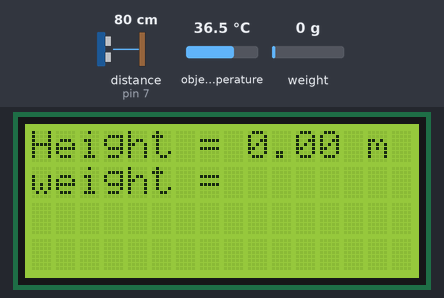
Recording of a sketch running on a simulated Arduino Uno, built with avr-gcc and run on an emulated ATmega328P. On the bench: 16×4 character LCD. The inputs (shaded band) are chosen by the test bench; at power-on: distance to the obstacle (sensor on pin 7) 80 cm, object temperature 36.5 °C, weight on the scale 0 g. The echo pulse lasts 58.3 µs per cm.

Above: at 4.6 s.
4.7 s: distance to the obstacle (sensor on pin 7) set to 2 cm
At 8.9 s:
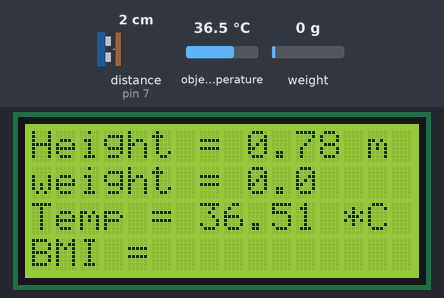
11.6 s: object temperature set to 20 °C
At 15.9 s:
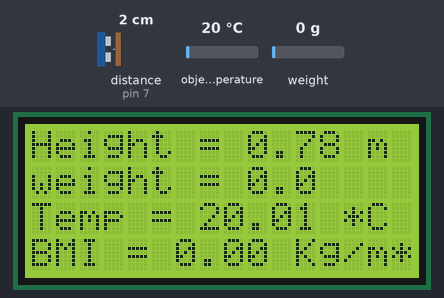
16.6 s: weight on the scale set to 100 g
At 17.9 s:
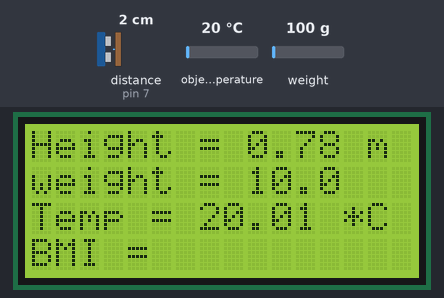
19.6 s: distance to the obstacle (sensor on pin 7) set to 4 cm
At 22.7 s:
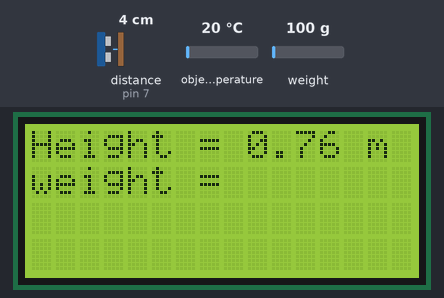
24.6 s: object temperature set to 26 °C
At 26.5 s:
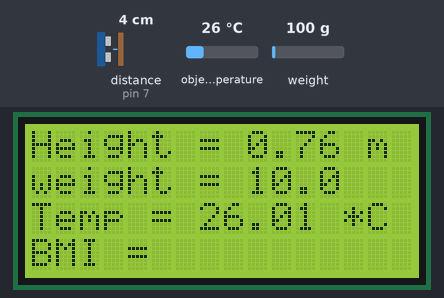
28.7 s: weight on the scale set to 1250 g
At 30.0 s:
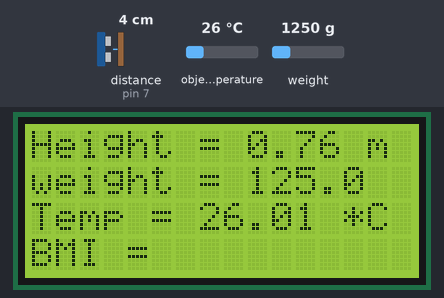
Timing chart, 0 to 31.7 s (numbered marks = the images above; inputs shaded):
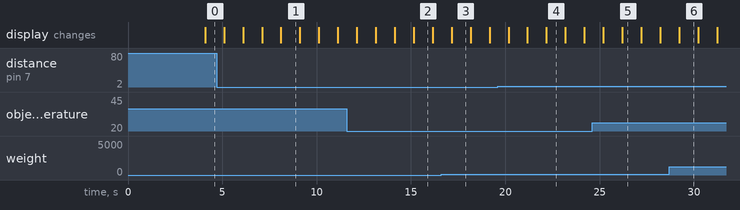

The sketch:

sketch_apr12a.ino
```cpp
#include <Wire.h>
#include <Adafruit_MLX90614.h>

Adafruit_MLX90614 mlx = Adafruit_MLX90614();
#include "HX711.h"

#include <LiquidCrystal.h>

const int rs = A0, en = A1, d4 = A2, d5 = A3, d6 = 9, d7 = 8;
LiquidCrystal lcd(rs, en, d4, d5, d6, d7);

unsigned long LCD = 0;
int D = 1;

// HX711 circuit wiring
const int LOADCELL_DOUT_PIN = 4;
const int LOADCELL_SCK_PIN = 5;
const int echPin = 7, trigPin = 6;
unsigned long duration;


HX711 scale;
float BMI = 0.0, cm, cmd, inches;

void setup() {

  mlx.begin();
  lcd.begin(16, 4);
  lcd.clear();
  lcd.home();
  lcd.print(" AUTOMATIC BODY");
  lcd.setCursor(0,1);
  lcd.print("MEASURING DEVICE");
  delay(2000);
  pinMode(echPin, INPUT);
  pinMode(trigPin, OUTPUT);
  scale.begin(LOADCELL_DOUT_PIN, LOADCELL_SCK_PIN);
  scale.set_scale(2600.f);
  scale.tare();
  digitalWrite(trigPin, LOW);
  delayMicroseconds(2);
  digitalWrite(trigPin, HIGH);
  delayMicroseconds(5);
  digitalWrite(trigPin, LOW);

  duration = pulseIn(echPin, HIGH);
  cmd = duration / 29 / 2;
}

void loop() {
  scale.power_down();
  delay(1000);
  scale.power_up();

  digitalWrite(trigPin, LOW);
  delayMicroseconds(2);
  digitalWrite(trigPin, HIGH);
  delayMicroseconds(5);
  digitalWrite(trigPin, LOW);

  duration = pulseIn(echPin, HIGH);
  cm = duration / 29 / 2;
  cm = cmd - cm;
  lcd.clear();
  lcd.home();
  lcd.print("Height = ");
  lcd.print(cm / 100.0);
  lcd.print(" m");
  lcd.setCursor(0, 1);
  lcd.print("weight = ");
  lcd.println(scale.get_units(10) / 10.0,1);
  lcd.setCursor(0, 2);
  lcd.print("Temp = ");
  lcd.print(mlx.readObjectTempC());
  lcd.print(" *C");
  lcd.setCursor(0, 3);
  lcd.print("BMI = ");
  BMI = cm / 100.0;
  BMI = (scale.get_units(10) /10.0)/ pow(BMI, 2);
  lcd.print(BMI);
  lcd.print(" Kg/m*");
}
```

Measured:
- what the display in image 1 shows lasts 1.0 s, from 8.1 s to 9.1 s
